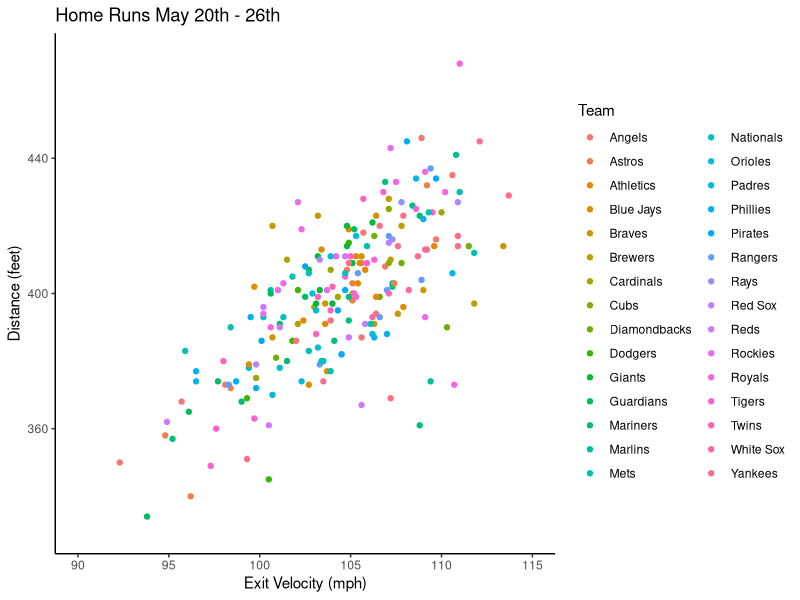
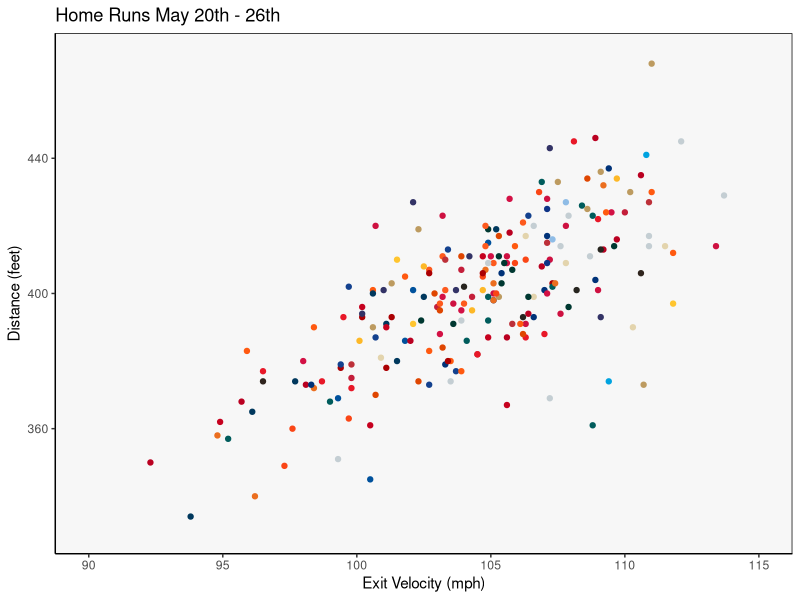
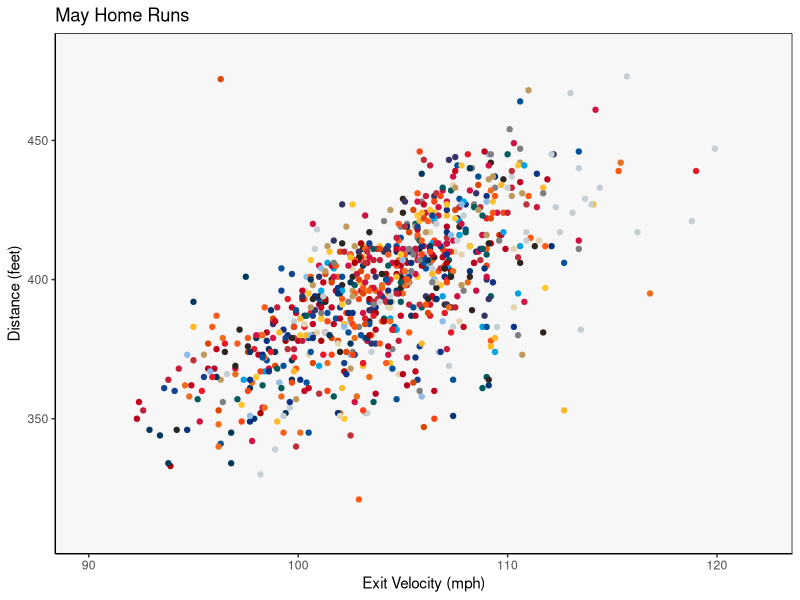
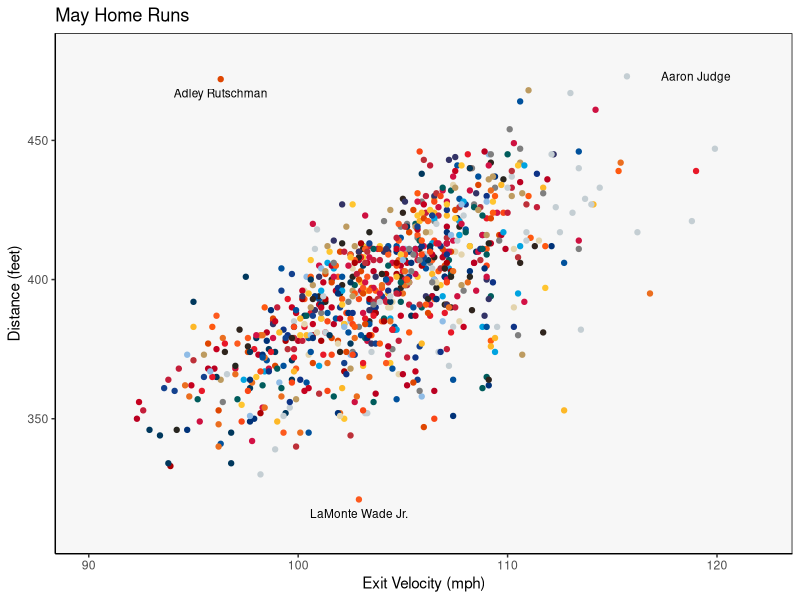

Write the R code that produced these figures, in order.
library(readxl)
library(ggrepel)
library(dplyr)
setwd("~/Downloads/Personal Stats")


#Download your data
Homerun_Tracker = read_excel("Homerun Tracker.xlsx",  
                  sheet = "May") 
Homerun_Tracker = data.frame(Homerun_Tracker)

#Get certain date
df<-Homerun_Tracker[c(510:729),]
count(df, HR.Park)
count(df, Team)

#Daily Data
Daily_Plot = ggplot(df, aes(x= Exit.Velocity, y=Distance, col=Team)) +
  geom_point() +theme_classic() +
  xlim(c(90, 115)) + ylim(c(330, 470)) +
  labs(x = "Exit Velocity (mph)", y = "Distance (feet)") + ggtitle("Home Runs May 20th - 26th")
Daily_Plot

#Add color
Daily_Plot + scale_color_manual(breaks = c("Athletics", "Angels", "Astros", "Blue Jays", "Braves", "Brewers", "Cardinals", "Cubs", "Diamondbacks", "Dodgers",
                                           "Giants", "Guardians", "Mariners", "Marlins", "Mets", "Nationals", "Orioles", "Padres", "Phillies", "Pirates",
                                           "Rangers", "Rays", "Red Sox", "Reds", "Rockies", "Royals", "Tigers", "Twins", "White Sox", "Yankees"),
                                values=c("#003831", "#ba0021", "#eb6e1f", "#13418e", "#ce1141", "#ffc52f", "#c41e3a", "#0e3386", "#e3d4ad", "#00519c",
                                         "#fd5a1e", "#00385d", "#005c5c", "#00a3e0", "#ff5910", "#ab0003", "#df4601", "#2f241d", "#e81828", "#fdb827",
                                         "#003278", "#8fbce6", "#bd3039", "#c6011f", "#333366", "#bd9b60", "#fa4616", "#d31145", "#27251f", "#c4ced3"))+
  theme(panel.background = element_rect(fill = '#f7f7f7', color = 'black'), legend.position = "none")


#As a note, for histograms you must use scale_fill_manual() instead of scale_color_manual()

Monthly = ggplot(Homerun_Tracker, aes(x= Exit.Velocity, y=Distance, col=Team)) +
  geom_point() +theme_classic() +
  xlim(c(90, 122)) + ylim(c(310, 480)) +
  labs(x = "Exit Velocity (mph)", y = "Distance (feet)") + ggtitle("May Home Runs") + 
  scale_color_manual(breaks = c("A's", "Angels", "Astros", "Blue Jays", "Braves", "Brewers", "Cardinals", "Cubs", "Diamondbacks", "Dodgers",
                                        "Giants", "Guardians", "Mariners", "Marlins", "Mets", "Nationals", "Orioles", "Padres", "Phillies", "Pirates",
                                        "Rangers", "Rays", "Red Sox", "Reds", "Rockies", "Royals", "Tigers", "Twins", "White Sox", "Yankees"),
                             values=c("#003831", "#ba0021", "#eb6e1f", "#13418e", "#ce1141", "#ffc52f", "#c41e3a", "#0e3386", "#e3d4ad", "#00519c",
                                      "#fd5a1e", "#00385d", "#005c5c", "#00a3e0", "#ff5910", "#ab0003", "#df4601", "#2f241d", "#e81828", "#fdb827",
                                      "#003278", "#8fbce6", "#bd3039", "#c6011f", "#333366", "#bd9b60", "#fa4616", "#d31145", "#27251f", "#c4ced3"))+
  theme(panel.background = element_rect(fill = '#f7f7f7', color = 'black'), legend.position = "none")
Monthly

#Labels
Monthly + 
  annotate("text", x = 96.3, y = 467, label = "Adley Rutschman", size=3) +
  annotate("text", x = 119, y = 473, label = "Aaron Judge", size=3) +
  annotate("text", x = 102.9, y = 316, label = "LaMonte Wade Jr.", size=3)
